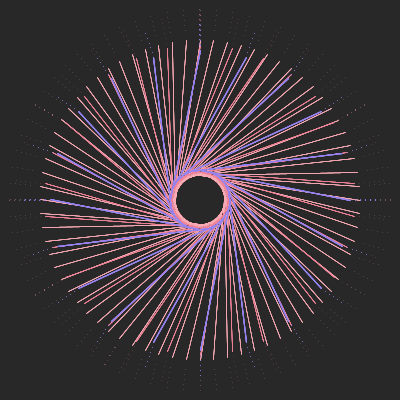
Frame 1 (no input)
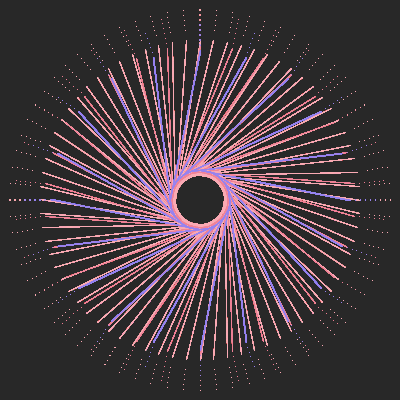
Frame 60 (the mouse pressed at the canvas centre just before this capture)
Frame 120 (the mouse held since frame 60 and released just before this capture): identical to frame 60, image omitted

The Processing sketch that drew these frames (run headless with seeded random() and noise(); from frame 60 on, the mouse is pressed at the canvas centre):

// Processing sketch: Lines_Ev2
// ── Lines_Ev2.pde
void setup() {   
    size(400, 400);
    background(40);
    smooth(30);
} 
 
void draw() {  
    
    strokeWeight(.5);

    stroke(250, 170, 180);
      for (int e = 0; e < 360; e = e + 5) {
      for (int f = 170; f < 195; f = f + 5) {
        pushMatrix();
        translate(width/2,height/2);
        rotate(radians(e));
        line(25,0,0,160);
        point(0,f);
        popMatrix();
    }
    }


    
    stroke(240, 130, 150);
    for (int c = 0; c < 360; c = c + 12) {
    for (int d = 160; d < 190; d = d + 5) {
        pushMatrix();
        translate(width/2,height/2);
        rotate(radians(c));
        line(28,0,0,155);
        point(0,d);
        popMatrix();
    }
    }
    
    strokeWeight(1);
    
    stroke(150, 130, 240);
    for (int a = 0; a < 360; a = a + 18) {
    for (int b = 155; b < 180; b = b + 5) {
        pushMatrix();
        translate(width/2,height/2);
        rotate(radians(a));
        line(30,0,0,150);
        point(0,b);
        popMatrix();
    }
    }
 
}
